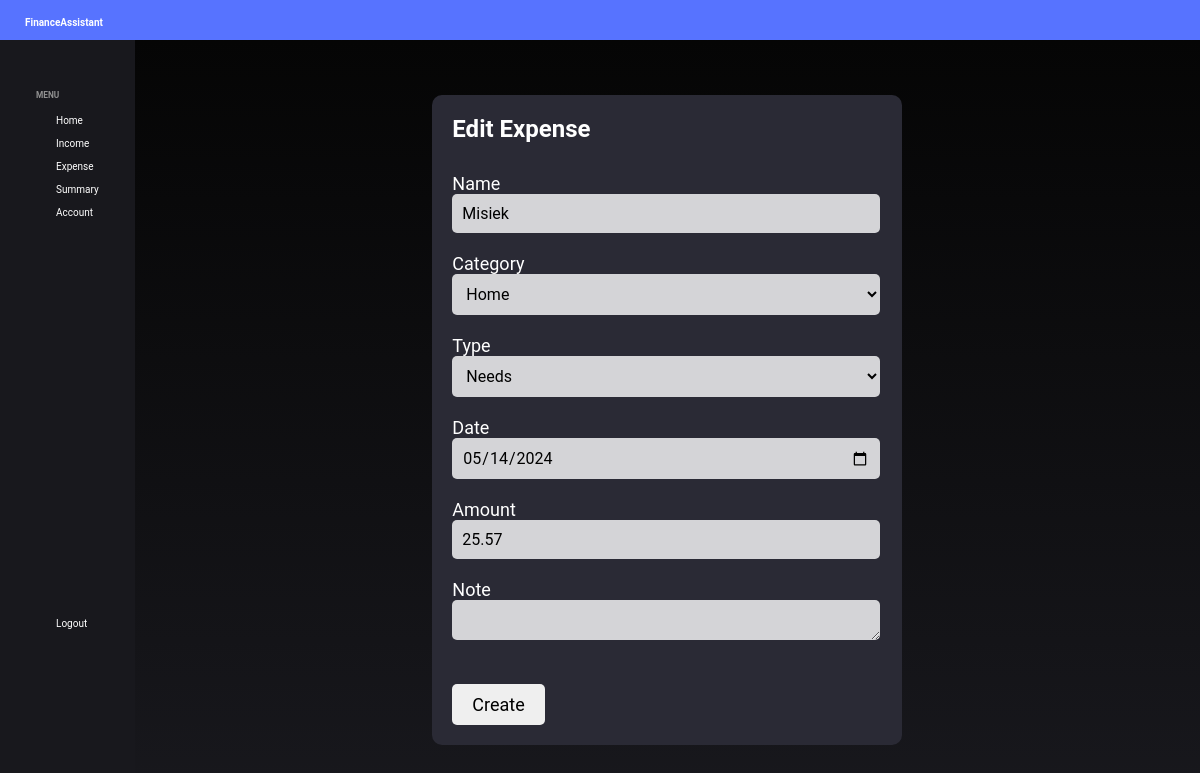
Page /expenses/13/update (signed in) on the committed database.
### app/models.py (models this page shows)
class Expense(db.Model):
    __tablename__ = 'expenses'
    id = db.Column(db.Integer, primary_key=True)
    user_id = db.Column(db.Integer, db.ForeignKey('users.id'))
    category_id = db.Column(db.Integer, db.ForeignKey('expense_categories.id'))
    type_id = db.Column(db.Integer, db.ForeignKey('expense_types.id'))
    name = db.Column(db.String(25),unique=True, nullable=False)
    date = db.Column(db.Date, nullable=False, default=datetime.utcnow)
    amount = db.Column(db.Float, nullable=False)
    note = db.Column(db.String(40), nullable=False, default='')

### app/routes.py (the view, shortened to what this page needs)
@app.route("/expenses/<int:expense_id>/update", methods=['GET', 'POST'])
@login_required
def update_expense(expense_id):
    expense = Expense.query.filter_by(id=expense_id, user=current_user).first_or_404()
    form = CreateExpenseForm()
    form.name.data = expense.name
    form.type.data = expense.expense_type
    form.category.data = expense.category
    form.date.data = expense.date
    form.amount.data = expense.amount
    form.note.data = expense.note
    return render_template('edit_expense.html',form=form)

### app/forms.py (shortened to what this page needs)
class CreateExpenseForm(FlaskForm):
    name = StringField('Name', validators=[DataRequired(),Length(min=2, max=25)])
    category = SelectField('Category', choices=['Home','Transport','Education','Food','Healthcare','Entertainment','Debt','Clothes','Travel','Investment','Other'])
    type = SelectField('Type', choices=['Needs','Wants','Other'])
    date = DateField('Date')
    amount = DecimalField('Amount',places=2, validators=[DataRequired(),NumberRange(min=0.01)])
    note = TextAreaField('Note', validators=[Length(min=0,max=45)])
    submit = SubmitField('Create')

### app/models.py (called while the page is built)
@login_manager.user_loader
def load_user(user_id):
    return User.query.get(int(user_id))

### app/routes.py (called while the page is built)
@app.context_processor
def utility_processor():
    def is_expense(transaction):
        return isinstance(transaction, Expense)
    def is_income(transaction):
        return isinstance(transaction, Income)
    return dict(is_expense=is_expense, is_income=is_income)

### app/templates/edit_expense.html (shortened to what this page needs)
{% extends "base.html" %}
{% block content %}
<div class="empty">
</div>
<div class="test">
    <div class="exp-content-section">
        <form method="POST" action="">
            <fieldset class="form-group">
                <legend class="ln-title">Edit Expense</legend>
                <div class="form-group">
                    {{ form.name.label(class="form-control-label") }}
                    {% if form.name.errors %}
                        {{ form.name(class="form-control form-control-lg is-invalid") }}
                        <div class="invalid-feedback">
                            {% for error in form.name.errors %}
                                <span>{{ error }}</span>
                            {% endfor %}
                        </div>
                    {% else %}
                        {{ form.name(class="form-control form-control-lg") }}
                    {% endif %}
                </div>
                <div class="form-group">
                    {{ form.category.label(class="form-control-label") }}
                    {% if form.category.errors %}
                        {{ form.category(class="form-control form-control-lg is-invalid") }}
                        <div class="invalid-feedback">
                            {% for error in form.category.errors %}
                                <span>{{ error }}</span>
                            {% endfor %}
                        </div>
                    {% else %}
                        {{ form.category(class="form-control form-control-lg") }}
                    {% endif %}
                </div>
                <div class="form-group">
                    {{ form.type.label(class="form-control-label") }}
                    {% if form.type.errors %}
                        {{ form.type(class="form-control form-control-lg is-invalid") }}
                        <div class="invalid-feedback">
                            {% for error in form.type.errors %}
                                <span>{{ error }}</span>
                            {% endfor %}
                        </div>
                    {% else %}
                        {{ form.type(class="form-control form-control-lg") }}
                    {% endif %}
                </div>
                <div class="form-group">
                    {{ form.date.label(class="form-control-label") }}
                    {% if form.date.errors %}
                        {{ form.date(class="form-control form-control-lg is-invalid") }}
                        <div class="invalid-feedback">
                            {% for error in form.date.errors %}
                                <span>{{ error }}</span>
                            {% endfor %}
                        </div>
                    {% else %}
                        {{ form.date(class="form-control form-control-lg") }}
                    {% endif %}
                </div>
                <div class="form-group">
                    {{ form.amount.label(class="form-control-label") }}
                    {% if form.amount.errors %}
                        {{ form.amount(class="form-control form-control-lg is-invalid") }}
                        <div class="invalid-feedback">
                            {% for error in form.amount.errors %}
                                <span>{{ error }}</span>
                            {% endfor %}
                        </div>
                    {% else %}
                        {{ form.amount(class="form-control form-control-lg") }}
                    {% endif %}
                </div>
                <div class="form-group">
                    {{ form.note.label(class="form-control-label") }}
                    {% if form.note.errors %}
                        {{ form.note(class="form-control form-control-lg is-invalid") }}
                        <div class="invalid-feedback">
                            {% for error in form.note.errors %}
                                <span>{{ error }}</span>
                            {% endfor %}
                        </div>
                    {% else %}
                        {{ form.note(class="form-control form-control-note") }}
                    {% endif %}
                </div>
            </fieldset>
            <div class="form-group">
                {{ form.submit(class="btn") }}
            </div>
        </form>
    </div>
</div>
{% endblock content %}

### app/static/main.css (style rules this page uses)
* { margin: 0; padding: 0; box-sizing: border-box; font-family: 'Roboto', sans-serif; }
html, body { display: grid; grid-template-rows: 1fr auto; background: linear-gradient(#050505, #18181d); height: 100vh; }
.inc-content-section, .exp-content-section { width: 65vh; max-width: 470px; padding: 20px 20px 0 20px; background-color: #2a2a35; border-radius: 10px; min-height: 72vh; }
.test { width: auto; height: auto; display: flex; justify-content: center; align-items: center; }
.form-group legend { font-size: 24px; font-weight: bold; margin-bottom: 20px; padding-bottom: 10px; }
.rg-title, .ln-title { color: white; }
.form-group { margin-bottom: 20px; min-width: 450px; border: none; }
.form-control-label { font-size: 18px; color: white; }
.form-control,.form-control-p, .form-control-lg,.form-control-note, .form-control-rp { padding: 10px; font-size: 16px; background-color: rgba(255, 255, 255, 0.8); border: none; border-radius: 5px; color: #000000; }
.form-control,.form-control-p, .form-control-lg, .form-control-rp { width: 95%; }
.form-control-note { max-width: 95%; min-width: 95%; min-height: 40px; max-height: 40px; }
.btn { padding: 10px 20px; font-size: 18px; border: none; border-radius: 5px; cursor: pointer; }

### rows in the picture
Expense: name "Misiek", category "Home", type "Needs", date "05/14/2024", amount "25.57"
